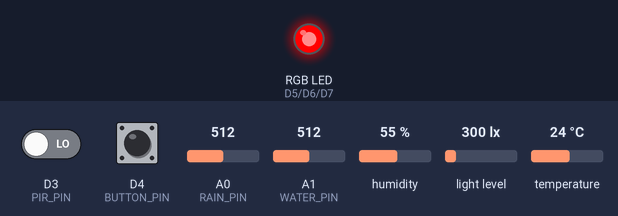
The sketch below on a simulated Arduino MKR. Parts: an RGB LED mixed from three pins (HIGH = lit). The test bench sets the inputs (shaded band); at power-on: A1 (WATER_PIN) = 512, A0 (RAIN_PIN) = 512, D3 (PIR_PIN) LOW, D4 (BUTTON_PIN) HIGH, humidity 55 %, light level 300 lx, temperature 24 °C. WiFi joins after 1.5 s; servers stay silent unless stated; random numbers use the default seed unless the sketch sets one; no MQTT or app messages arrive unless stated; what the sketch prints to the serial monitor is not drawn.

Above: at 4.7 s.
4.8 s: A1 (WATER_PIN) set to 313
7.5 s: A1 (WATER_PIN) set to 285
At 9.0 s:
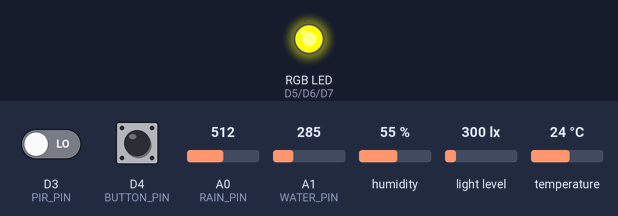
10.2 s: A0 (RAIN_PIN) set to 690
12.9 s: A0 (RAIN_PIN) set to 716
At 14.6 s:
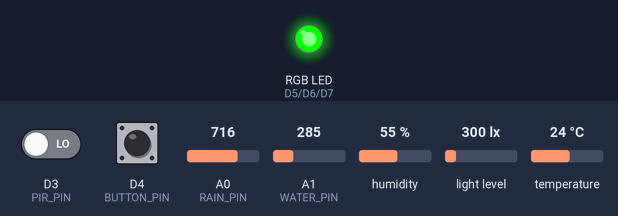
15.6 s: D3 (PIR_PIN) driven HIGH
At 18.7 s:
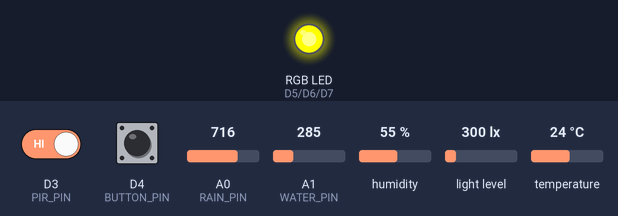
19.0 s: D4 (BUTTON_PIN) pulled LOW for 2.3 s
At 20.6 s:
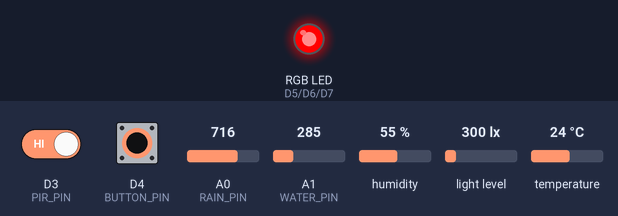
Timing chart, 0 to 23.0 s (numbered marks = the images above; inputs shaded):
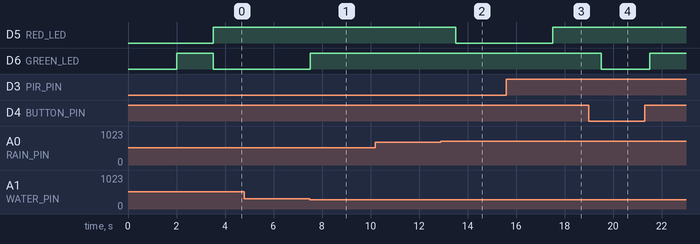

The sketch:

sketch_nov14d.ino
```cpp
#include <WiFiNINA.h>
#include <PubSubClient.h>
#include <Wire.h>
#include <DHT.h>
#include <BH1750.h>

// WiFi details
const char* ssid = "HJ";
const char* password = "hj12345678";

// Raspberry Pi MQTT server details
const char* mqttServer = "10.106.187.92";
const int mqttPort = 1883;

const char* mqttTopic = "villageguardian/sensors";

// MQTT login details (leave empty if authentication is disabled)
const char* mqttUser = "";
const char* mqttPassword = "";

// Pin connections
#define DHT_PIN 2
#define DHT_TYPE DHT22

#define PIR_PIN 3
#define BUTTON_PIN 4

#define RED_LED 5
#define GREEN_LED 6
#define BLUE_LED 7

#define RAIN_PIN A0
#define WATER_PIN A1

// Starting the sensors and network clients
DHT dht(DHT_PIN, DHT_TYPE);
BH1750 lightSensor;

WiFiClient wifiClient;
PubSubClient mqttClient(wifiClient);

// Sensor warning levels
const int waterLimit = 300;
const int rainLimit = 700;

// Time settings
unsigned long lastUpdate = 0;
unsigned long lastWifiCheck = 0;
unsigned long lastMqttCheck = 0;

const unsigned long updateInterval = 2000;
const unsigned long reconnectInterval = 5000;

// Variables for storing sensor readings
float temperature = -1;
float humidity = -1;
float lightLevel = -1;

int rainValue = 0;
int waterValue = 0;

bool motion = false;
bool emergencyButton = false;

String systemStatus = "NORMAL";

// Set the RGB LED colour
// This code uses a common-cathode RGB LED.

void setLED(int red, int green, int blue) {
  analogWrite(RED_LED, red);
  analogWrite(GREEN_LED, green);
  analogWrite(BLUE_LED, blue);
}

// Green means the system is normal
void showNormal() {
  setLED(0, 255, 0);
}

// Yellow means a warning has been detected
void showWarning() {
  setLED(255, 255, 0);
}

// Red means an emergency has been detected
void showEmergency() {
  setLED(255, 0, 0);
}

// Connect the Arduino to WiFi
void connectWiFi() {

  if (WiFi.status() == WL_CONNECTED) {
    return;
  }

  if (millis() - lastWifiCheck < reconnectInterval) {
    return;
  }

  lastWifiCheck = millis();

  Serial.println("Connecting to WiFi...");

  WiFi.begin(ssid, password);
}

// Connect to the Raspberry Pi MQTT broker
void connectMQTT() {

  if (WiFi.status() != WL_CONNECTED) {
    return;
  }

  if (mqttClient.connected()) {
    return;
  }

  if (millis() - lastMqttCheck < reconnectInterval) {
    return;
  }

  lastMqttCheck = millis();

  Serial.println("Connecting to MQTT...");

  String clientName = "VillageGuardian-";
  clientName += String(random(0xFFFF), HEX);

  bool connected;

  // Check whether the MQTT server needs a username
  if (strlen(mqttUser) > 0) {

    connected = mqttClient.connect(
      clientName.c_str(),
      mqttUser,
      mqttPassword
    );

  } else {

    connected = mqttClient.connect(clientName.c_str());

  }

  if (connected) {
    Serial.println("MQTT connection successful!");
  } else {
    Serial.print("MQTT connection failed. Error: ");
    Serial.println(mqttClient.state());
  }
}

// Read the values from all connected sensors
void readSensors() {

  // Read temperature and humidity from DHT22
  float newTemperature = dht.readTemperature();
  float newHumidity = dht.readHumidity();

  // Keep the last valid reading if the sensor fails
  if (!isnan(newTemperature)) {
    temperature = newTemperature;
  }

  if (!isnan(newHumidity)) {
    humidity = newHumidity;
  }

  // Read light intensity from BH1750
  float newLight = lightSensor.readLightLevel();

  if (!isnan(newLight) && newLight >= 0) {
    lightLevel = newLight;
  }

  // Read rain sensor value
  rainValue = analogRead(RAIN_PIN);

  // Read water level sensor value
  waterValue = analogRead(WATER_PIN);

  // Check whether motion is detected
  motion = digitalRead(PIR_PIN) == HIGH;

  // The button uses INPUT_PULLUP, so LOW means pressed
  emergencyButton = digitalRead(BUTTON_PIN) == LOW;
}

// Check the readings and decide the system status
void checkSystemStatus() {

  // Emergency button or high water level
  if (emergencyButton || waterValue >= waterLimit) {

    systemStatus = "EMERGENCY";
    showEmergency();

  }

  // Motion or rain warning
  else if (motion || rainValue < rainLimit) {

    systemStatus = "WARNING";
    showWarning();

  }

  // No warning conditions detected
  else {

    systemStatus = "NORMAL";
    showNormal();

  }
}

// Display all sensor readings in the Serial Monitor
void showSensorReadings() {

  Serial.println();
  Serial.println("================================");
  Serial.println("       VILLAGE GUARDIAN");
  Serial.println("================================");

  Serial.print("Temperature: ");
  Serial.print(temperature);
  Serial.println(" C");

  Serial.print("Humidity: ");
  Serial.print(humidity);
  Serial.println(" %");

  Serial.print("Light Level: ");
  Serial.print(lightLevel);
  Serial.println(" lux");

  Serial.print("Rain Sensor: ");
  Serial.println(rainValue);

  Serial.print("Water Level: ");
  Serial.println(waterValue);

  Serial.print("Motion: ");
  Serial.println(motion ? "Detected" : "Not Detected");

  Serial.print("Emergency Button: ");
  Serial.println(emergencyButton ? "Pressed" : "Not Pressed");

  Serial.print("System Status: ");
  Serial.println(systemStatus);

  Serial.println("================================");
}

// Send sensor readings to the MQTT server
void sendSensorData() {

  if (!mqttClient.connected()) {
    Serial.println("MQTT is not connected. Data was not sent.");
    return;
  }

  // Prepare sensor readings in JSON format
  char message[350];

  snprintf(
    message,
    sizeof(message),

    "{"
    "\"temperature\":%.2f,"
    "\"humidity\":%.2f,"
    "\"light\":%.2f,"
    "\"rain\":%d,"
    "\"water\":%d,"
    "\"motion\":%s,"
    "\"emergency_button\":%s,"
    "\"status\":\"%s\""
    "}",

    temperature,
    humidity,
    lightLevel,
    rainValue,
    waterValue,
    motion ? "true" : "false",
    emergencyButton ? "true" : "false",
    systemStatus.c_str()
  );

  // Publish the message to the project topic
  if (mqttClient.publish(mqttTopic, message)) {

    Serial.println("Sensor data sent to MQTT:");
    Serial.println(message);

  } else {

    Serial.println("Could not send sensor data.");

  }
}

// Setup runs once when the Arduino starts
void setup() {

  Serial.begin(115200);
  delay(2000);

  Serial.println();
  Serial.println("Starting Village Guardian...");

  // Set sensor pin modes
  pinMode(PIR_PIN, INPUT);
  pinMode(BUTTON_PIN, INPUT_PULLUP);

  // Set RGB LED pins as outputs
  pinMode(RED_LED, OUTPUT);
  pinMode(GREEN_LED, OUTPUT);
  pinMode(BLUE_LED, OUTPUT);

  showNormal();

  // Start the DHT22 sensor
  dht.begin();

  // Start communication with BH1750
  Wire.begin();

  if (lightSensor.begin(BH1750::CONTINUOUS_HIGH_RES_MODE)) {
    Serial.println("BH1750 is ready.");
  } else {
    Serial.println("BH1750 could not be started.");
  }

  // Set up the MQTT server
  mqttClient.setServer(mqttServer, mqttPort);
  mqttClient.setKeepAlive(30);
  mqttClient.setBufferSize(512);

  // Connect to WiFi
  Serial.println("Connecting to WiFi...");
  WiFi.begin(ssid, password);
}

// Main program keeps running
void loop() {

  // Check the WiFi connection
  connectWiFi();

  // Check the MQTT connection
  connectMQTT();

  // Keep the MQTT connection active
  if (mqttClient.connected()) {
    mqttClient.loop();
  }

  // Update the sensor readings every two seconds
  if (millis() - lastUpdate >= updateInterval) {

    lastUpdate = millis();

    // Read all connected sensors
    readSensors();

    // Check whether the system needs an alert
    checkSystemStatus();

    // Display readings on the Serial Monitor
    showSensorReadings();

    // Send the latest readings to Raspberry Pi
    sendSensorData();
  }
}
```

Measured:
- the behaviour switches between 300 and 299 on A1 (WATER_PIN) (found by bisection; images 0 and 1)
- the behaviour switches between 699 and 700 on A0 (RAIN_PIN) (found by bisection; images 1 and 2)
- after the input at 4.8 s, every drawn part: stays the same
- after the input at 7.5 s, D6 (GREEN_LED): LOW → HIGH at once
- after the input at 10.2 s, every drawn part: stays the same
- after the input at 12.9 s, D5 (RED_LED): HIGH → LOW after 0.61 s
- after the input at 15.6 s, D5 (RED_LED): LOW → HIGH after 1.9 s
- after the input at 19.0 s, D6 (GREEN_LED): HIGH → LOW after 0.51 s, → HIGH 2.0 s later
